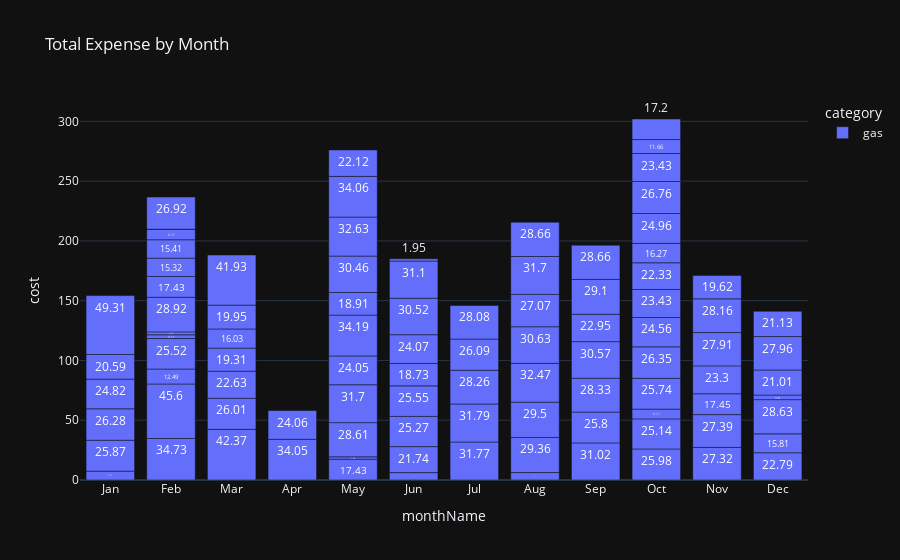

Notebook source saved alongside this figure:
### Markdown cell above
## Expense categories by month

### Code cell
import plotly.express as px

# Define the correct month order
month_order = ["Jan", "Feb", "Mar", "Apr", "May", "Jun", 
               "Jul", "Aug", "Sep", "Oct", "Nov", "Dec"]

# Sort the dataframe by month number to ensure correct order
df = df.sort("month")

df = df.filter(pl.col('category') == 'gas')
# df = df.filter(pl.col('controllable') > 0)

# Create the plot with an explicit category order
fig = px.bar(df.to_pandas(), x="monthName", y="cost", color="category", hover_data=['description', 'cardType', 'day'],
             title="Total Expense by Month",
             category_orders={"monthName": month_order},
             template='plotly_dark',
             text_auto=True)  # This adds text labels on top of the bars

fig.show()

### Figure 1 — Plotly figure (JSON) as saved in the notebook; plotly's stock layout.template omitted (floating-point values rounded to 4 significant figures; data arrays with more than 128 entries replaced by an {"elided": "..."} marker saying what was removed)
{"data": [{"alignmentgroup": "True", "customdata": {"elided": "96x3 mixed values"}, "hovertemplate": "category=gas<br>monthName=%{x}<br>cost=%{y}<br>description=%{customdata[0]}<br>cardType=%{customdata[1]}<br>day=%{customdata[2]}<extra></extra>", "legendgroup": "gas", "marker": {"color": "#636efa", "pattern": {"shape": ""}}, "name": "gas", "offsetgroup": "gas", "orientation": "v", "showlegend": true, "textposition": "auto", "texttemplate": "%{y}", "type": "bar", "x": ["Jan", "Jan", "Jan", "Jan", "Jan", "Jan", "Feb", "Feb", "Feb", "Feb", "Feb", "Feb", "Feb", "Feb", "Feb", "Feb", "Feb", "Feb", "Feb", "Mar", "Mar", "Mar", "Mar", "Mar", "Mar", "Mar", "Apr", "Apr", "May", "May", "May", "May", "May", "May", "May", "May", "May", "May", "May", "Jun", "Jun", "Jun", "Jun", "Jun", "Jun", "Jun", "Jun", "Jun", "Jul", "Jul", "Jul", "Jul", "Jul", "Aug", "Aug", "Aug", "Aug", "Aug", "Aug", "Aug", "Aug", "Sep", "Sep", "Sep", "Sep", "Sep", "Sep", "Sep", "Oct", "Oct", "Oct", "Oct", "Oct", "Oct", "Oct", "Oct", "Oct", "Oct", "Oct", "Oct", "Oct", "Oct", "Nov", "Nov", "Nov", "Nov", "Nov", "Nov", "Nov", "Dec", "Dec", "Dec", "Dec", "Dec", "Dec", "Dec"], "xaxis": "x", "y": [7.41, 25.87, 26.28, 24.82, 20.59, 49.31, 34.73, 45.6, 12.49, 25.52, 3.11, 2.45, 28.92, 17.43, 15.32, 15.41, 8.77, 0.07, 26.92, 42.37, 26.01, 22.63, 19.31, 16.03, 19.95, 41.93, 34.05, 24.06, 17.43, 1.95, 28.61, 31.7, 24.05, 34.19, 18.91, 30.46, 32.63, 34.06, 22.12, 6.18, 21.74, 25.27, 25.55, 18.73, 24.07, 30.52, 31.1, 1.95, 31.77, 31.79, 28.26, 26.09, 28.08, 6.24, 29.36, 29.5, 32.47, 30.63, 27.07, 31.7, 28.66, 31.02, 25.8, 28.33, 30.57, 22.95, 29.1, 28.66, 25.98, 25.14, 8.17, 25.74, 26.35, 24.56, 23.43, 22.33, 16.27, 24.96, 26.76, 23.43, 11.66, 17.2, 27.32, 27.39, 17.45, 23.3, 27.91, 28.16, 19.62, 22.79, 15.81, 28.63, 3.8, 21.01, 27.96, 21.13], "yaxis": "y"}], "layout": {"barmode": "relative", "legend": {"title": {"text": "category"}, "tracegroupgap": 0}, "title": {"text": "Total Expense by Month"}, "xaxis": {"anchor": "y", "categoryarray": ["Jan", "Feb", "Mar", "Apr", "May", "Jun", "Jul", "Aug", "Sep", "Oct", "Nov", "Dec"], "categoryorder": "array", "domain": [0, 1], "title": {"text": "monthName"}}, "yaxis": {"anchor": "x", "domain": [0, 1], "title": {"text": "cost"}}}}
